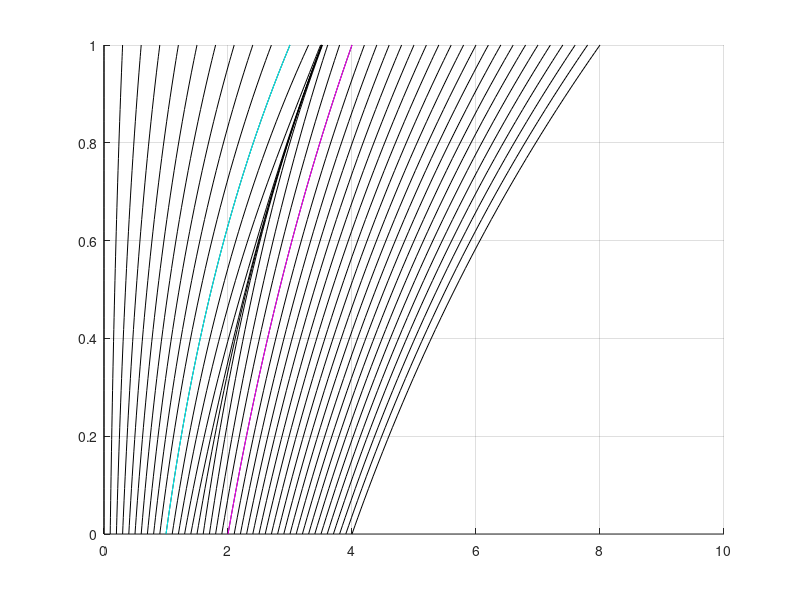

The MATLAB script that drew this image:
function solve_paff

xlist = 0:0.1:4;
% xlist = [0 1];
ylist = {};
tlist = {};
for x = xlist
    [T, Y] = ode45(@vhat_paff, [0, 1], [x 1 2]);   
    ylist{end+1} = Y(:, 1);
    tlist{end+1} = T(:);
    
end;

figure(2); clf;
for ii = 1:size(ylist, 2);
    hold on;
    plot(ylist{ii}, tlist{ii}, '-k');
    hold off;
    
    
end;


hold on;
plot(Y(:, end-1), T(:), '-c');

plot(Y(:, end), T(:), '-m');
hold off;




grid on;
    


function vhat=vhat_paff(t, yhat)

r1 = log(3);
r2 = log(2);

y = yhat(1);
p = yhat(2);
q = yhat(3);

w1 = gpaff(y-p);
w2 = gpaff(y-q);
wsum = w1+w2;
w1 = w1 / wsum;
w2 = w2 / wsum;
v1 = r1 * y;
v2 = r2 * y;
vhat = zeros(3, 1);
vhat(1) = w1*v1+w2*v2;

w1 = gpaff(p-p);
w2 = gpaff(p-q);
wsum = w1+w2;
w1 = w1 / wsum;
w2 = w2 / wsum;
v1 = r1 * p;
v2 = r2 * p;
vhat(2) = w1*v1+w2*v2;

w1 = gpaff(q-p);
w2 = gpaff(q-q);
wsum = w1+w2;
w1 = w1 / wsum;
w2 = w2 / wsum;
v1 = r1 * q;
v2 = r2 * q;
vhat(3) = w1*v1+w2*v2;



% vhat(2) = v1;
% vhat(3) = v2;


function w = gpaff(d)

s = 0.2;
w = 1/(sqrt(2*pi) * s) * exp(- d*d / (s*s*2));

% ad = abs(d);
% 
% if (abs(d) <= 0.1)
%     w = 1;
% elseif (abs(d) <= 0.2)
%     w = (1 - ad * 4.5);
% else
%     w = 0.1;
% end;
% 
% w = sqrt(w);
% w = sqrt(w);
    
